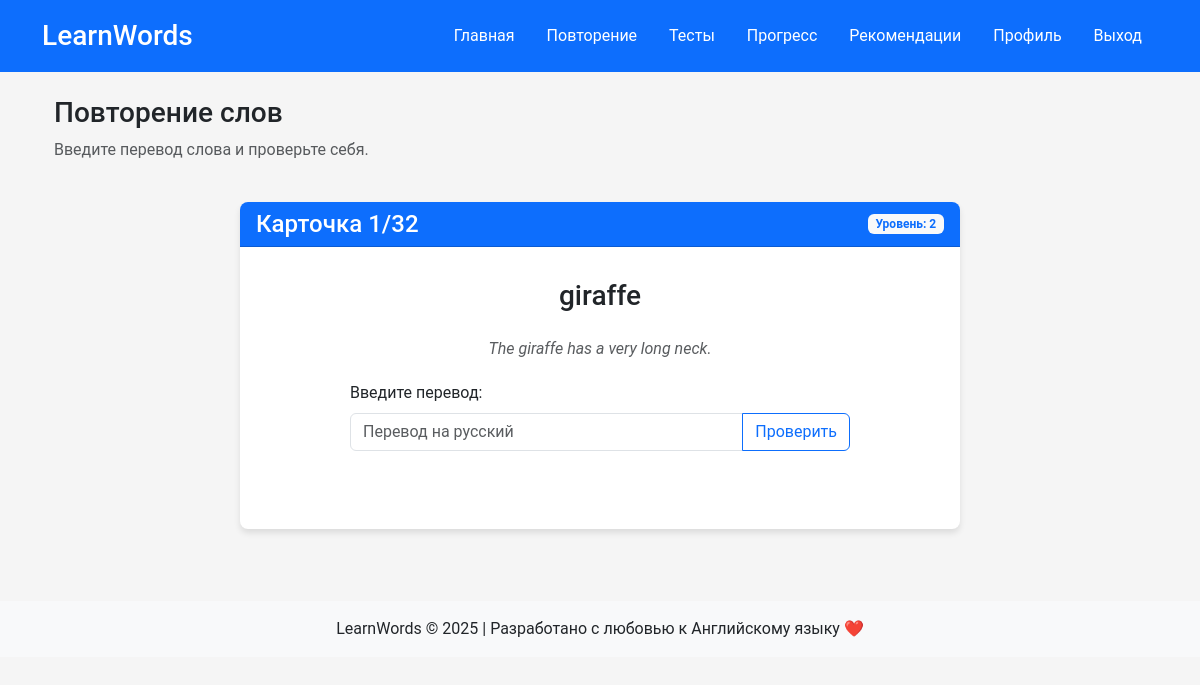
Screenshot of /review (signed in) with the database file from the repository.
### app/models/models.py (models this page shows, shortened)
class Word(db.Model):
    __tablename__ = 'words'
    __table_args__ = {'extend_existing': True}
    id = db.Column(db.Integer, primary_key=True)
    word = db.Column(db.String(100), nullable=False)
    translation = db.Column(db.String(100), nullable=False)
    example = db.Column(db.Text)
    context = db.Column(db.Text)
    created_at = db.Column(db.DateTime, default=datetime.utcnow)
    category_id = db.Column(db.Integer, db.ForeignKey('categories.id'), nullable=True)
    repetitions = db.relationship('Repetition', backref='word', lazy=True, cascade="all, delete-orphan")
    mistakes = db.relationship('Mistake', backref='word', lazy=True, cascade="all, delete-orphan")
    tests = db.relationship('Test', backref='word', lazy=True, cascade="all, delete-orphan")

### app/routes/main_routes.py (the view)
@main_bp.route('/review')
@login_required
def review():
    user_id = session.get('user_id')
    today = datetime.utcnow().date()
    repetitions = Repetition.query.filter(
        Repetition.next_review_date <= today,
        Repetition.user_id == user_id
    ).all()
    if not repetitions:
        return render_template('no_words.html')
    words_data = []
    for rep in repetitions:
        word = Word.query.get(rep.word_id)
        words_data.append({
            'id': word.id,
            'word': word.word,
            'translation': word.translation,
            'example': word.example,
            'context': word.context,
            'level': rep.user_level
        })
    return render_template('review.html', words=words_data)

### app/utils/auth_utils.py (called while the page is built)
def login_required(f):
    @wraps(f)
    def decorated_function(*args, **kwargs):
        if 'user_id' not in session:
            session['next_url'] = request.url
            flash('Пожалуйста, войдите в аккаунт для доступа к этой странице', 'warning')
            return redirect(url_for('auth.login'))
        return f(*args, **kwargs)
    return decorated_function

### app/templates/review.html (shortened to what this page needs)
{% extends "base.html" %}
{% block content %}
<div class="container">
    <div class="row mb-4">
        <div class="col">
            <h1 class="h3">Повторение слов</h1>
            <p class="text-muted">Введите перевод слова и проверьте себя.</p>
        </div>
    </div>
    <div id="flashcards-container">
        {% for word in words %}
        <div class="flashcard-item {% if not loop.first %}d-none{% endif %}" data-word-id="{{ word.id }}">
            <div class="row">
                <div class="col-md-8 mx-auto">
                    <div class="card mb-4">
                        <div class="card-header bg-primary text-white d-flex justify-content-between align-items-center">
                            <h2 class="h4 mb-0">Карточка {{ loop.index }}/{{ words|length }}</h2>
                            <span class="badge bg-light text-primary">Уровень: {{ word.level }}</span>
                        </div>
                        <div class="card-body">
                            <div class="flashcard">
                                <div class="flashcard-front">
                                    <h3 class="text-center mb-4">{{ word.word }}</h3>
                                    {% if word.example %}
                                    <p class="example text-muted">{{ word.example }}</p>
                                    {% endif %}
                                    <div class="translation-input mb-3">
                                        <label for="user-translation-{{ word.id }}" class="form-label">Введите перевод:</label>
                                        <div class="input-group">
                                            <input type="text" class="form-control" id="user-translation-{{ word.id }}" placeholder="Перевод на русский">
                                            <button class="btn btn-outline-primary check-translation-btn" data-correct="{{ word.translation }}">Проверить</button>
                                        </div>
                                    </div>
                                </div>
                            </div>
                        </div>
                    </div>
                </div>
            </div>
        </div>
        {% endfor %}
    </div>
</div>
{% endblock %}

### app/static/css/style.css (style rules this page uses)
body { background-color: #f5f5f5; font-family: 'Roboto', 'Segoe UI', Tahoma, Geneva, Verdana, sans-serif; }
.card { border-radius: 0.5rem; box-shadow: 0 4px 6px rgba(0, 0, 0, 0.1); margin-bottom: 1.5rem; border: none; transition: all 0.2s ease-in-out; }
.card-header { border-radius: 0.5rem 0.5rem 0 0 !important; font-weight: 500; }
.flashcard { min-height: 250px; padding: 1rem; }
.flashcard-front, .flashcard-back { transition: all 0.3s ease-in-out; }
.badge { transition: all 0.3s ease; }

### app/templates/review.html (style rules this page uses)
.flashcard { min-height: 250px; }
.example { font-style: italic; margin-bottom: 20px; text-align: center; }
.translation-input { max-width: 500px; margin: 0 auto; }

### rows the page displays
Word: words "32", level "2", word "giraffe", example "The giraffe has a very long neck."
